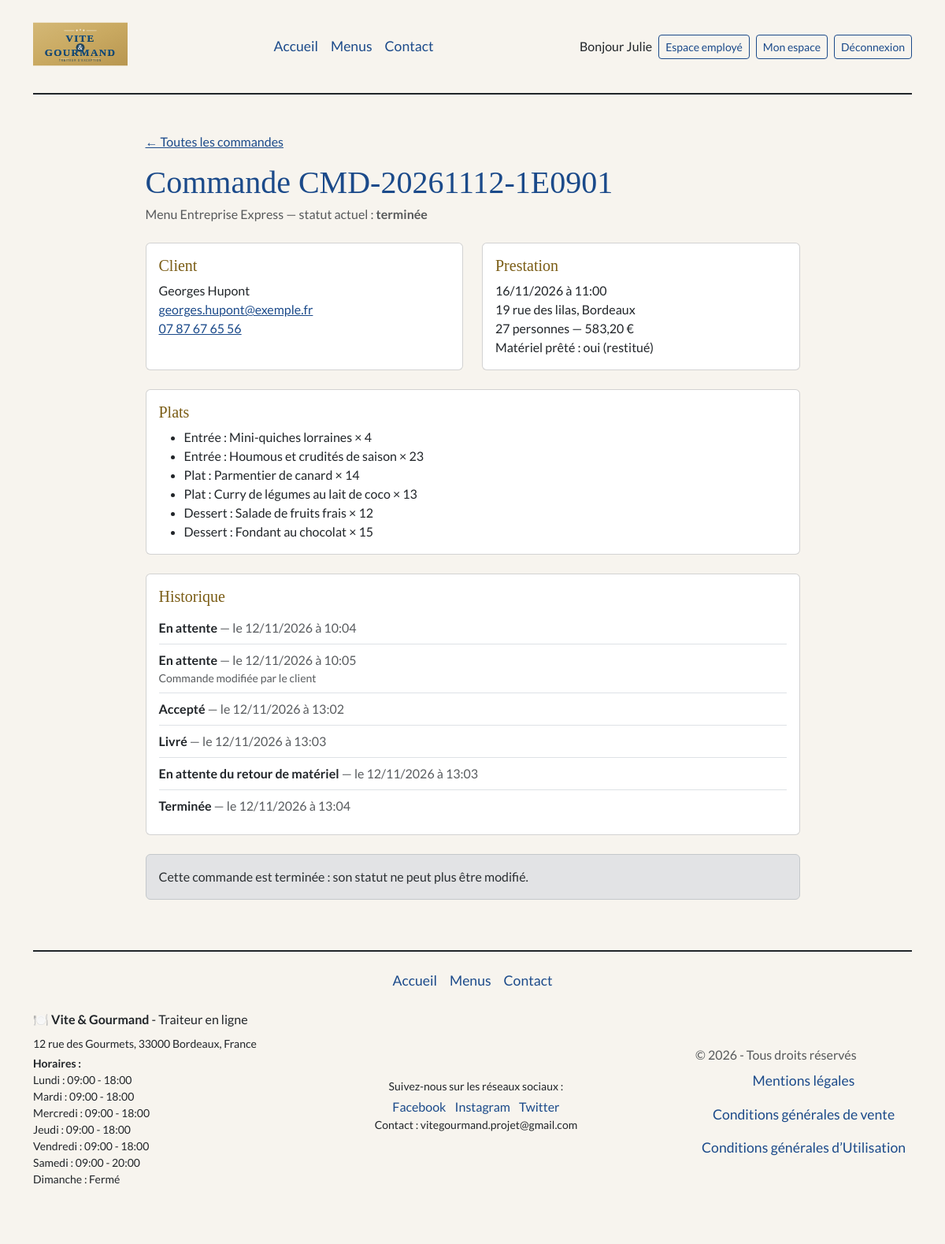
The page /index.php?controller=employe&action=commande&numero=CMD-20261112-1E0901 (signed in) on the database its author committed.
### tables this page shows
CREATE TABLE `commande` (
  `numero_commande` VARCHAR(20) NOT NULL,
  `date_commande` DATETIME NOT NULL,
  `date_prestation` DATE NOT NULL,
  `heure_livraison` TIME NOT NULL,
  `adresse_livraison` VARCHAR(255) NOT NULL,
  `ville_livraison` VARCHAR(100) NOT NULL,
  `distance_km` DECIMAL(10,2) NOT NULL,
  `prix_menu` DECIMAL(10,2) NOT NULL,
  `nombre_personne` INT NOT NULL,
  `prix_livraison` DECIMAL(10,2) NOT NULL,
  `statut` VARCHAR(50) NOT NULL,
  `pret_materiel` TINYINT(1) NOT NULL DEFAULT 0,
  `restitution_materiel` TINYINT(1) NOT NULL DEFAULT 0,
  `utilisateur_id` INT NOT NULL,
  `menu_id` INT NOT NULL,
  PRIMARY KEY (`numero_commande`),
  KEY `fk_commande_utilisateur` (`utilisateur_id`),
  KEY `fk_commande_menu` (`menu_id`),
  CONSTRAINT `fk_commande_utilisateur` FOREIGN KEY (`utilisateur_id`) REFERENCES `utilisateur` (`utilisateur_id`) ON DELETE RESTRICT ON UPDATE CASCADE,
  CONSTRAINT `fk_commande_menu` FOREIGN KEY (`menu_id`) REFERENCES `menu` (`menu_id`) ON DELETE RESTRICT ON UPDATE CASCADE
);

CREATE TABLE `menu` (
  `menu_id` INT NOT NULL AUTO_INCREMENT,
  `titre` VARCHAR(100) NOT NULL,
  `nombre_personne_minimum` INT NOT NULL,
  `prix_par_personne` DECIMAL(10,2) NOT NULL,
  `description` TEXT NOT NULL,
  `quantite_restante` INT NOT NULL,
  `theme_id` INT NOT NULL,
  `regime_id` INT NOT NULL,
  `conditions` TEXT NOT NULL,
  `photo` VARCHAR(255) NOT NULL,
  PRIMARY KEY (`menu_id`),
  KEY `fk_menu_theme` (`theme_id`),
  KEY `fk_menu_regime` (`regime_id`),
  CONSTRAINT `fk_menu_theme` FOREIGN KEY (`theme_id`) REFERENCES `theme` (`theme_id`) ON DELETE RESTRICT ON UPDATE CASCADE,
  CONSTRAINT `fk_menu_regime` FOREIGN KEY (`regime_id`) REFERENCES `regime` (`regime_id`) ON DELETE RESTRICT ON UPDATE CASCADE
);

CREATE TABLE `utilisateur` (
  `utilisateur_id` INT NOT NULL AUTO_INCREMENT,
  `email` VARCHAR(100) NOT NULL,
  `password` VARCHAR(255) NOT NULL,
  `nom` VARCHAR(50) NOT NULL,
  `prenom` VARCHAR(50) NOT NULL,
  `telephone` VARCHAR(20) NOT NULL,
  `ville` VARCHAR(100) NOT NULL,
  `pays` VARCHAR(50) NOT NULL,
  `adresse_postale` VARCHAR(255) NOT NULL,
  `role_id` INT NOT NULL,
  `actif` TINYINT(1) NOT NULL DEFAULT 1,
  `reset_token_hash` VARCHAR(64) DEFAULT NULL,
  `reset_expiration` DATETIME DEFAULT NULL,
  PRIMARY KEY (`utilisateur_id`),
  UNIQUE KEY `email_unique` (`email`),
  KEY `fk_utilisateur_role` (`role_id`),
  CONSTRAINT `fk_utilisateur_role` FOREIGN KEY (`role_id`) REFERENCES `role` (`role_id`) ON DELETE RESTRICT ON UPDATE CASCADE
);

CREATE TABLE `commande_plat` (
  `numero_commande` VARCHAR(20) NOT NULL,
  `plat_id` INT NOT NULL,
  `quantite` INT NOT NULL,
  PRIMARY KEY (`numero_commande`, `plat_id`),
  KEY `fk_commandeplat_plat` (`plat_id`),
  CONSTRAINT `fk_commandeplat_commande` FOREIGN KEY (`numero_commande`) REFERENCES `commande` (`numero_commande`),
  CONSTRAINT `fk_commandeplat_plat` FOREIGN KEY (`plat_id`) REFERENCES `plat` (`plat_id`)
);

CREATE TABLE `plat` (
  `plat_id` INT NOT NULL AUTO_INCREMENT,
  `titre_plat` VARCHAR(100) NOT NULL,
  `photo` VARCHAR(255) NOT NULL,
  `type_plat` VARCHAR(20) NOT NULL,
  PRIMARY KEY (`plat_id`)
);

CREATE TABLE `suivi_commande` (
  `suivi_id` INT NOT NULL AUTO_INCREMENT,
  `statut` VARCHAR(50) NOT NULL,
  `date_heure` DATETIME NOT NULL,
  `motif` VARCHAR(255) DEFAULT NULL,
  `mode_contact` VARCHAR(50) DEFAULT NULL,
  `numero_commande` VARCHAR(20) NOT NULL,
  PRIMARY KEY (`suivi_id`),
  KEY `fk_suivi_commande` (`numero_commande`),
  CONSTRAINT `fk_suivi_commande` FOREIGN KEY (`numero_commande`) REFERENCES `commande` (`numero_commande`)
);

CREATE TABLE `horaire` (
  `horaire_id` INT NOT NULL AUTO_INCREMENT,
  `jour` VARCHAR(10) NOT NULL,
  `heure_ouverture` TIME DEFAULT NULL,
  `heure_fermeture` TIME DEFAULT NULL,
  PRIMARY KEY (`horaire_id`)
);

### templates/employe/commande.php (the view, shortened to what the rows shown need)
<?php require_once _ROOTPATH_ . '/templates/header.php';
$total = $commande['prix_menu'] + $commande['prix_livraison'];
$modifiable = !in_array($commande['statut'], ['terminée', 'annulée'], true);
?>
<div class="container my-5">
    <div class="row justify-content-center">
        <div class="col-12 col-lg-9">
            <a href="index.php?controller=employe&action=commandes" class="d-inline-block mb-3">← Toutes les commandes</a>
            <h1 class="mb-1">Commande <?= htmlspecialchars($commande['numero_commande']) ?></h1>
            <p class="text-muted mb-4"><?= htmlspecialchars($commande['menu_titre']) ?> — statut actuel : <strong><?= htmlspecialchars($commande['statut']) ?></strong></p>
            <div class="row g-4 mb-4">
                <div class="col-md-6">
                    <div class="card h-100">
                        <div class="card-body">
                            <h2 class="h5">Client</h2>
                            <ul class="list-unstyled mb-0">
                                <li><?= htmlspecialchars($commande['prenom'] . ' ' . $commande['nom']) ?></li>
                                <li><a href="mailto:<?= htmlspecialchars($commande['email']) ?>"><?= htmlspecialchars($commande['email']) ?></a></li>
                                <li><a href="tel:<?= htmlspecialchars($commande['telephone']) ?>"><?= htmlspecialchars($commande['telephone']) ?></a></li>
                            </ul>
                        </div>
                    </div>
                </div>
                <div class="col-md-6">
                    <div class="card h-100">
                        <div class="card-body">
                            <h2 class="h5">Prestation</h2>
                            <ul class="list-unstyled mb-0">
                                <li><?= date('d/m/Y', strtotime($commande['date_prestation'])) ?> à <?= htmlspecialchars(substr($commande['heure_livraison'], 0, 5)) ?></li>
                                <li><?= htmlspecialchars($commande['adresse_livraison']) ?>, <?= htmlspecialchars($commande['ville_livraison']) ?></li>
                                <li><?= $commande['nombre_personne'] ?> personnes — <?= number_format($total, 2, ',', ' ') ?> €</li>
                                <li>Matériel prêté : <?= $commande['pret_materiel'] ? 'oui' : 'non' ?><?= $commande['restitution_materiel'] ? ' (restitué)' : '' ?></li>
                            </ul>
                        </div>
                    </div>
                </div>
            </div>
            <div class="card mb-4">
                <div class="card-body">
                    <h2 class="h5">Plats</h2>
                    <ul class="mb-0">
                        <?php foreach ($lignes as $ligne) { ?>
                            <li><?= htmlspecialchars(ucfirst($ligne['type_plat'])) ?> : <?= htmlspecialchars($ligne['titre_plat']) ?> × <?= $ligne['quantite'] ?></li>
                        <?php } ?>
                    </ul>
                </div>
            </div>
            <div class="card mb-4">
                <div class="card-body">
                    <h2 class="h5">Historique</h2>
                    <ul class="list-group list-group-flush">
                        <?php foreach ($suivi as $etape) { ?>
                            <li class="list-group-item px-0">
                                <strong><?= htmlspecialchars(ucfirst($etape['statut'])) ?></strong>
                                <span class="text-muted"> — le <?= date('d/m/Y à H:i', strtotime($etape['date_heure'])) ?></span>
                                <?php if ($etape['motif']) { ?>
                                    <div class="small text-muted">
                                        <?= htmlspecialchars($etape['motif']) ?>
                                    </div>
                                <?php } ?>
                            </li>
                        <?php } ?>
                    </ul>
                </div>
            </div>
            <?php if ($modifiable) { ?>
                <div class="card">
                    <div class="card-body">
                        <h2 class="h5">Changer le statut</h2>
                        <form method="POST" action="index.php?controller=employe&action=statut">
                        <?= \App\Tools\Csrf::champ() ?>
                            <input type="hidden" name="numero_commande" value="<?= htmlspecialchars($commande['numero_commande']) ?>">
                            <div class="row g-3">
                                <div class="col-md-4">
                                    <label for="statut" class="form-label">Nouveau statut</label>
                                    <select id="statut" name="statut" class="form-select" required>
                                        <?php foreach (Commande::STATUTS as $s) {
                                            if ($s === $commande['statut']) {
                                                continue;
                                            }
                                        ?>
                                            <option value="<?= htmlspecialchars($s) ?>"><?= htmlspecialchars(ucfirst($s)) ?></option>
                                        <?php } ?>
                                    </select>
                                </div>
                                <div class="col-md-4">
                                    <label for="mode_contact" class="form-label">Mode de contact</label>
                                    <select id="mode_contact" name="mode_contact" class="form-select">
                                        <option value="">—</option>
                                        <option value="téléphone">Téléphone</option>
                                        <option value="email">Email</option>
                                    </select>
                                </div>
                                <div class="col-md-4">
                                    <label for="motif" class="form-label">Motif</label>
                                    <input type="text" id="motif" name="motif" class="form-control">
                                </div>
                            </div>
                            <div class="form-text mb-3">Le mode de contact et le motif sont obligatoires pour une annulation.</div>
                            <button type="submit" name="changerStatut" class="btn btn-primary">Enregistrer</button>
                        </form>
                    </div>
                </div>
            <?php } else { ?>
                <div class="alert alert-secondary">Cette commande est <?= htmlspecialchars($commande['statut']) ?> : son statut ne peut plus être modifié.</div>
            <?php } ?>
        </div>
    </div>
</div>
<?php require_once _ROOTPATH_ . '/templates/footer.php'; ?>

### templates/footer.php (shortened to what the rows shown need)
<?php
$mainMenu = require __DIR__ . '/../App/Config/menu.php';
?>
</main>
<div class="container">
    <footer class="d-flex flex-column align-items-center py-3 my-4 border-top border-dark border-2">
        <ul class="nav w-100 justify-content-center align-items-center list-unstyled mb-3">
            <?php foreach ($mainMenu as $item) {  ?>
                <li><a href="/index.php?controller=<?= $item['controller'] ?>&action=<?= $item['action'] ?> " class="nav-link px-2 <?= NavigationTools::addActiveClass($item['controller'], $item['action']) ?>"><?= $item['label'] ?></a></li>
            <?php } ?>
        </ul>
        <div class="w-100 d-flex flex-column flex-md-row justify-content-between align-items-center mb-3">
            <div class="mb-3 mb-md-0 text-center text-md-start">
                <p class="mb-2"> 🍽️ <strong>Vite & Gourmand</strong> - Traiteur en ligne</p>
                <p class=" mb-1 small">12 rue des Gourmets, 33000 Bordeaux, France</p>
                <p class="mb2 small">
                    <strong>Horaires :</strong><br>
                    <?php foreach ($horairesFooter ?? [] as $horaire) { ?>
                        <?= htmlspecialchars(ucfirst($horaire->getJour())) ?> :
                        <?php if ($horaire->getHeureOuverture()) { ?>
                            <?= substr($horaire->getHeureOuverture(), 0, 5) ?> - <?= substr($horaire->getHeureFermeture(), 0, 5) ?>
                        <?php } else { ?>
                            Fermé
                        <?php } ?>
                        <br>
                    <?php } ?>
                </p>
            </div>
            <div class="mb-3 mb-md-0 text-center">
                <p class="mb-1 small">Suivez-nous sur les réseaux sociaux :</p>
                <a href="#" class="text-decoration-none me-2">Facebook</a>
                <a href="#" class="text-decoration-none me-2">Instagram</a>
                <a href="#" class="text-decoration-none">Twitter</a>
                <p class="mb-0 small">Contact : vitegourmand.projet@gmail.com</p>
            </div>
            <div>
                <p class="mb-0 text-body-secondary">© <?= date('Y') ?> - Tous droits réservés </p>
                <ul class="nav flex-column align-items-center list-unstyled mb-0">
                    <li><a href="/index.php?controller=page&action=mentionsLegales" class="nav-link px-2 link-primary">Mentions légales</a></li>
                    <li><a href="/index.php?controller=page&action=cgv" class="nav-link px-2 link-primary">Conditions générales de vente</a></li>
                    <li><a href="/index.php?controller=page&action=cgu" class="nav-link px-2 link-primary">Conditions générales d’Utilisation</a></li>
                </ul>
            </div>
        </div>
    </footer>
</div>
</body>
</html>

### rows shown on the page
commande: numero_commande "CMD-20261112-1E0901", menu.titre "Menu Entreprise Express", statut "terminée", utilisateur.nom "Georges Hupont", utilisateur.email "georges.hupont@exemple.fr", utilisateur.telephone "07 87 67 65 56", date_prestation "16/11/2026", heure_livraison "11:00", adresse_livraison "19 rue des lilas", ville_livraison "Bordeaux", nombre_personne "27", total "583,20"
commande_plat: plat.type_plat "Entrée", plat.titre_plat "Mini-quiches lorraines", quantite "4"
commande_plat: plat.type_plat "Entrée", plat.titre_plat "Houmous et crudités de saison", quantite "23"
commande_plat: plat.type_plat "Plat", plat.titre_plat "Parmentier de canard", quantite "14"
commande_plat: plat.type_plat "Plat", plat.titre_plat "Curry de légumes au lait de coco", quantite "13"
commande_plat: plat.type_plat "Dessert", plat.titre_plat "Salade de fruits frais", quantite "12"
commande_plat: plat.type_plat "Dessert", plat.titre_plat "Fondant au chocolat", quantite "15"
suivi_commande: statut "En attente", date_heure "12/11/2026 à 10:04"
suivi_commande: statut "En attente", date_heure "12/11/2026 à 10:05", motif "Commande modifiée par le client"
suivi_commande: statut "Accepté", date_heure "12/11/2026 à 13:02"
suivi_commande: statut "Livré", date_heure "12/11/2026 à 13:03"
suivi_commande: statut "En attente du retour de matériel", date_heure "12/11/2026 à 13:03"
suivi_commande: statut "Terminée", date_heure "12/11/2026 à 13:04"
horaire: jour "Lundi", heure_ouverture "09:00", heure_fermeture "18:00"
horaire: jour "Mardi", heure_ouverture "09:00", heure_fermeture "18:00"
horaire: jour "Mercredi", heure_ouverture "09:00", heure_fermeture "18:00"
horaire: jour "Jeudi", heure_ouverture "09:00", heure_fermeture "18:00"
horaire: jour "Vendredi", heure_ouverture "09:00", heure_fermeture "18:00"
horaire: jour "Samedi", heure_ouverture "09:00", heure_fermeture "20:00"
horaire: jour "Dimanche", shows "Fermé"

### other values the page prints
$item['label'] "Accueil"
$item['label'] "Menus"
$item['label'] "Contact"
$_SESSION['user']['prenom'] "Julie"
